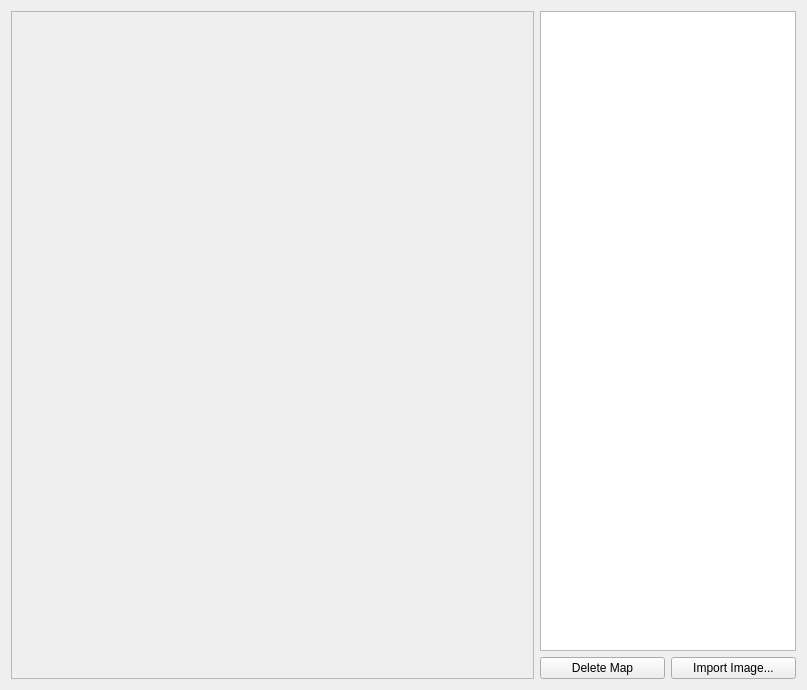
<?xml version="1.0" encoding="UTF-8"?>
<ui version="4.0">
 <class>Form</class>
 <widget class="QWidget" name="Form">
  <property name="geometry">
   <rect>
    <x>0</x>
    <y>0</y>
    <width>807</width>
    <height>690</height>
   </rect>
  </property>
  <property name="windowTitle">
   <string>Form</string>
  </property>
  <layout class="QHBoxLayout" name="horizontalLayout_2">
   <item>
    <widget class="QLabel" name="mapImageLabel">
     <property name="sizePolicy">
      <sizepolicy hsizetype="Expanding" vsizetype="Preferred">
       <horstretch>1</horstretch>
       <verstretch>0</verstretch>
      </sizepolicy>
     </property>
     <property name="frameShape">
      <enum>QFrame::StyledPanel</enum>
     </property>
     <property name="frameShadow">
      <enum>QFrame::Sunken</enum>
     </property>
     <property name="text">
      <string/>
     </property>
    </widget>
   </item>
   <item>
    <layout class="QVBoxLayout" name="verticalLayout">
     <item>
      <widget class="QListView" name="mapListView">
       <property name="movement">
        <enum>QListView::Static</enum>
       </property>
       <property name="viewMode">
        <enum>QListView::IconMode</enum>
       </property>
      </widget>
     </item>
     <item>
      <layout class="QHBoxLayout" name="horizontalLayout">
       <item>
        <widget class="QPushButton" name="deleteMapButton">
         <property name="text">
          <string>Delete Map</string>
         </property>
        </widget>
       </item>
       <item>
        <widget class="QPushButton" name="importImageButton">
         <property name="text">
          <string>Import Image...</string>
         </property>
        </widget>
       </item>
      </layout>
     </item>
    </layout>
   </item>
  </layout>
 </widget>
 <resources/>
 <connections/>
</ui>
